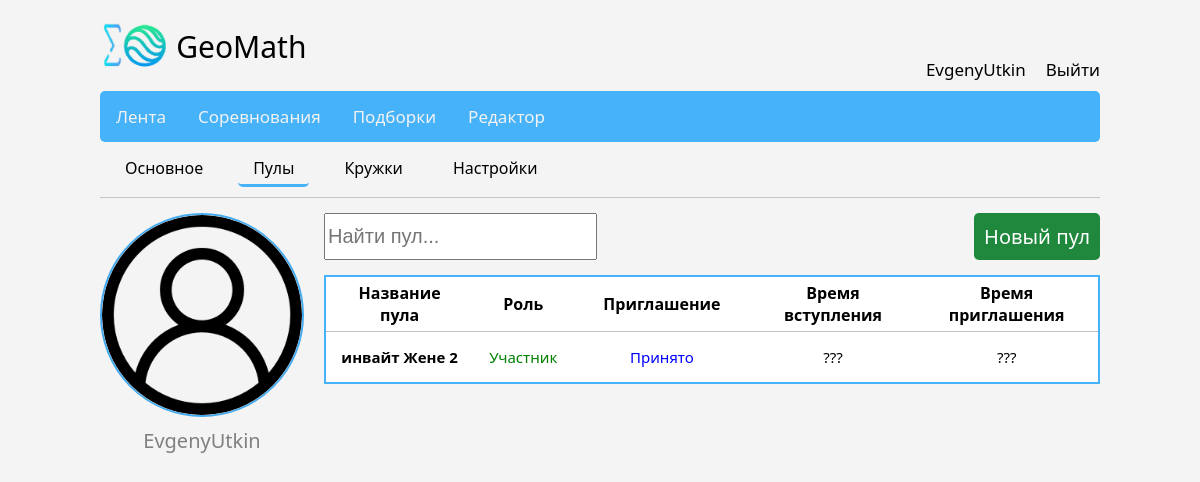
Page /profile/1/pools (signed in) on the committed database.
### models.py (models this page shows, shortened)
class User(UserMixin, db.Model):
    id = db.Column(db.Integer, primary_key=True, autoincrement=True)
    name = db.Column(db.String, unique=True, nullable=True)
    password = db.Column(db.String, nullable=True)
    created_date = db.Column(db.DateTime, default=datetime.datetime.now)
    emails = db.relationship("Email", backref="user")
    userpools = db.relationship("UserPool", backref="user")
    def get_pools(self):
        return UserPool.query.filter_by(user_id = self.id).all()

class UserPool(db.Model):
    id = db.Column(db.Integer, primary_key=True, autoincrement=True)
    user_id = db.Column(db.Integer, db.ForeignKey("user.id"))
    pool_id = db.Column(db.Integer, db.ForeignKey("pool.id"))
    role = db.Column(db.String)

class Pool(db.Model):
    id = db.Column(db.Integer, primary_key=True, autoincrement=True)
    name = db.Column(db.String, unique=True, nullable=True)
    hashed_id = db.Column(db.String, unique=True, nullable=True)
    userpools = db.relationship("UserPool", backref="pool")

### prof.py (the view)
@prof.route("/profile/<username>/pools")
def profile_pools(username):
    if not current_user.is_authenticated:
        return redirect("/login/$myprofile")
    return render_template("profile_pools.html", current_user=current_user)

### templates/profile_pools.html (shortened to what this page needs)
{% extends "profile.html" %}
{% block profile_content %}
    <div style="display: flex; flex-direction: column;">
        <div style="display: flex; flex-direction: row; justify-content: space-between;">
            <input type="text" placeholder="Найти пул..." style="font-size: 20px;">
            <a href="/pools/create" style="text-decoration: none; color: white; background-color: #1f883d; font-size: 20px; padding: 10px; border-radius: 5px;">Новый пул</a>
        </div>
        <div style="display: flex; flex-direction: column; margin-top: 15px; border: 2px solid rgb(70, 178, 250); background-color: rgb(255,255,255);">
            <div>
                <table>
                    <tbody>
                        <tr style="background-color: white;">
                            <th style="padding-top: 5px; padding-bottom: 5px; padding-left: 30px; padding-right: 30px;">Название пула</th>
                            <th style="padding-top: 5px; padding-bottom: 5px; padding-left: 30px; padding-right: 30px;">Роль</th>
                            <th style="padding-top: 5px; padding-bottom: 5px; padding-left: 30px; padding-right: 30px;">Приглашение</th>
                            <th style="padding-top: 5px; padding-bottom: 5px; padding-left: 30px; padding-right: 30px;">Время вступления</th>
                            <th style="padding-top: 5px; padding-bottom: 5px; padding-left: 30px; padding-right: 30px;">Время приглашения</th>
                        </tr>
                        {% for userpool in current_user.get_pools() %}
                        <tr style="font-size: 15px; background-color: white; height: 50px;">
                            <td style="text-align: center;"><a href="/pool/{{ userpool.pool.hashed_id }}/problems" style="color: black; font-weight: bold; text-decoration: none;">{{ userpool.pool.name }}</a></td>
                            {% if userpool.role == 'Owner' %} <td style="color: orange; text-align: center;">Владелец</td>
                            {% elif userpool.role == 'Participant' %} <td style="color: green; text-align: center;">Участник</td>
                            {% elif userpool.role == 'Invited' %} <td style="color: gray; text-align: center;">Приглашённый</td>
                            {% endif %}
                            {% if userpool.role != 'Invited' %} <td style="color: blue; text-align: center;">Принято</td>
                            {% endif %}
                            <td style="text-align: center;">
                                ???
                            </td>
                            <td style="text-align: center;">
                                ???
                            </td>
                        </tr>
                        {% endfor %}
                    </tbody>
                </table>
            </div>
        </div>
    </div>
{% endblock %}

### templates/profile.html (shortened to what this page needs)
{% extends "base.html" %}
{% block content %}
<div style="display: flex; flex-direction: row;">
    <a id="profile_about_href" class="profile_header_href" href="/profile/{{ current_user.name }}">Основное</a>
    <a id="profile_pools_href" class="profile_header_href" href="/profile/{{ current_user.name }}/pools">Пулы</a>
    <a id="profile_groups_href" class="profile_header_href" href="/profile/{{ current_user.name }}/groups">Кружки</a>
    <a id="profile_settings_href" class="profile_header_href" href="/profile/{{ current_user.name }}/settings">Настройки</a>
</div>
<div style="width: 100%; height: 1px; background-color: rgb(197, 197, 197); margin-bottom: 15px;"></div>
<div style="display: flex; flex-direction: row; width: 100%;">
    <div style="display: flex; flex-direction: column; margin-right: 20px;">
        <img src="/static/images/user.png" style="width: 200px; height: 200px; border: 2px solid rgb(70, 178, 250); border-radius: 50%; mix-blend-mode: multiply;">
        <span style="color: gray; font-size: 20px; text-align: center; margin-top: 10px;">{{ current_user.name }}</span>
    </div>
    {% block profile_content %}{% endblock %}
</div>
{% endblock %}

### templates/base.html (shortened to what this page needs)
<!DOCTYPE html>
<html>
<head>
</head>
<body>
    <div class="header">
        <div class="logo">
            <img class = "logo_img" src="/static/images/logo.png" alt="logo">
            <div class = "logo_title">GeoMath</div>
        </div>
        <div class="profile">
            {% if current_user.is_authenticated %}
            <div class="profile_link">
                <a href="/profile/{{ current_user.name }}">{{ current_user.name }}</a>
            </div>
            <div class="logout">
                <a href="/logout">Выйти</a>
            </div>
            {% endif %}
        </div>
    </div>
    <div class="topnav">
        <a id="feed_nav" href="/feed">Лента</a>
        <a id="contests_nav" href="/contests">Соревнования</a>
        <a id="collections_nav" href="/collections">Подборки</a>
        <a id="editor_nav" href="/editor">Редактор</a>
    </div>
    {% block content %}{% endblock %}
</body>
</html>

### templates/base.html (style rules this page uses)
body { background-color:#f4f4f4; margin-left: 100px; margin-right: 100px; margin-top: 0px; font-family: system-ui,-apple-system,"Segoe UI",Roboto,"Helvetica Neue","Noto Sans","Liberation Sans",Arial,sans-serif,"Apple Color Emoji","Segoe UI Emoji","Segoe UI Symbol","Noto Color Emoji"; }
.topnav a { float: left; color: #f2f2f2; text-align: center; padding: 14px 16px; text-decoration: none; font-size: 17px; }
.logo_img { mix-blend-mode: multiply; height: 50px; }
.logo { display: flex; flex-direction: row; justify-content: flex-start; align-items: center; padding-top: 10px; padding-bottom: 10px; }
.header { display: flex; flex-direction: row; justify-content: space-between; align-items: stretch; }
.logo_title { text-align: center; font-size: 30px; padding-top: 16px; padding-bottom: 14px; padding-left: 5px; }
.topnav { display: flex; flex-direction: row; justify-content: flex-start; align-items: stretch; background-color: rgb(70, 178, 250); border-radius: 5px; }
.profile { display: flex; flex-direction: row; justify-content: flex-start; align-items: flex-end; font-size: 17px; padding-bottom: 10px; }
.profile a { color: #000000; text-align: center; text-decoration: none; font-size: 17px; }
.profile_link { margin-right: 10px; }
.logout { margin-left: 10px; }

### templates/profile.html (style rules this page uses)
.profile_header_href { margin: 10px; padding-top: 5px; padding-bottom: 5px; padding-left: 15px; padding-right: 15px; border-radius: 5px; text-decoration: none; color: black; }

### templates/profile_pools.html (style rules this page uses)
#profile_pools_href { border-bottom: 3px solid rgb(70, 178, 250); }
table { border-collapse: collapse; }
table tr { border-bottom: 1px solid rgb(192, 192, 192); }
table tr:last-child { border: 0; }

### rows in the picture
User: name "EvgenyUtkin"
UserPool: pool.name "инвайт Жене 2", role "Участник"
